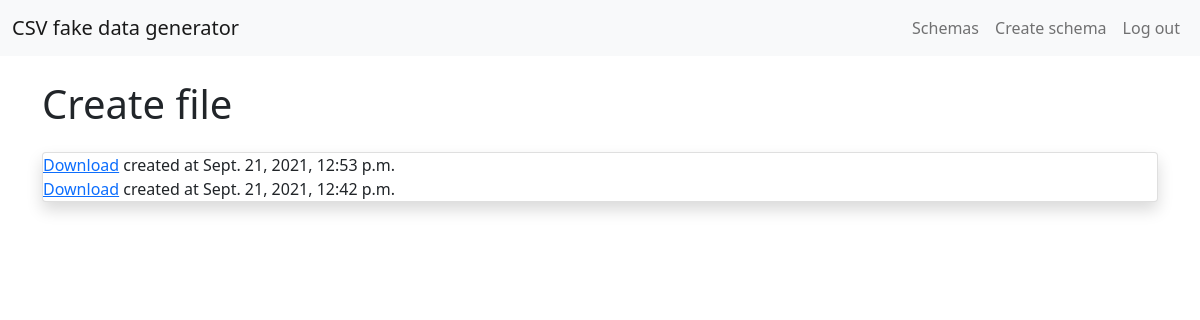
Screenshot of /data_set_list/9 (signed in) with the database file from the repository.
### generator/models.py (models this page shows, shortened)
class DataSet(models.Model):
    uploaded_at = models.DateTimeField(auto_now_add=True)
    url = models.URLField(max_length=300)
    owner = models.ForeignKey(User, on_delete=models.CASCADE)
    schema = models.ForeignKey(Schema, on_delete=models.CASCADE)

### generator/views.py (the view)
# urls.py: path('data_set_list/<int:pk>', views.data_set_list, name='data_set_list'),
@login_required
def data_set_list(request, pk):
    if request.method == 'GET':
        schema = Schema.objects.get(id=pk)
        name = schema.schema_name
        data_sets = DataSet.objects.filter(schema=schema).order_by('-uploaded_at')
        context = {'schema_name': name, 'data_sets': data_sets}
        if schema.owner != request.user:
            raise Http404
        return render(request, 'generator/data_set_list.html', context)

### generator/templates/generator/data_set_list.html
{% extends 'generator/base.html' %}
{% block content %}
<body>
<div class="container my-4">
    <p class="h1">Create file</p>
    <div class="card my-4 shadow">
        {% for data_set in data_sets %}
        <span><a href="{{ data_set.url }}">Download</a> created at {{ data_set.uploaded_at }}</span>
        {% endfor %}
    </div>
</div>
</body>
{% endblock content %}

### rows the page displays
DataSet: uploaded_at "Sept. 21, 2021, 12:53 p.m."
DataSet: uploaded_at "Sept. 21, 2021, 12:42 p.m."
